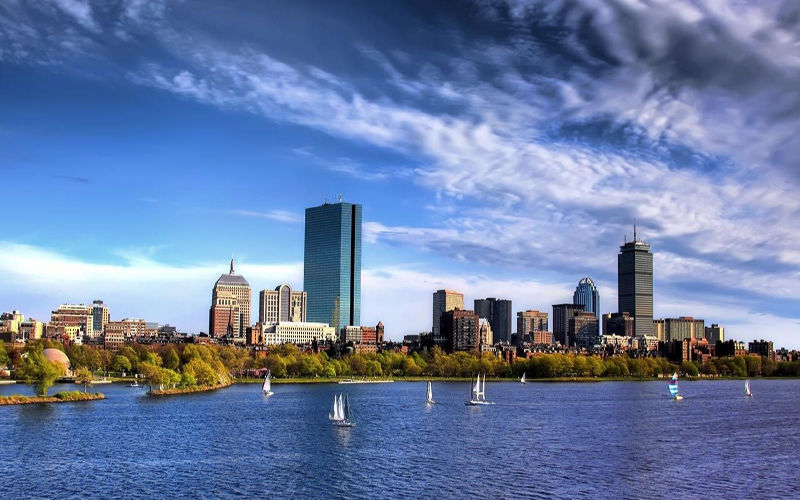
//> input picture Pictures/800*500.png, 800 x 500 px; its folder holds only this picture in this run
$ ./V4.0_K_Segmentations   (built with g++ and OpenCV 4)
//> lines starting //> are read from the running program, lines starting //| are printed output that depends on the picture; after the words box and inside, x2 and y2 are one past the last pixel; in counts of white or black regions, pixels touching at a corner belong together
#include <opencv2/opencv.hpp>
#include <vector>
#include <cmath>
#include <algorithm>
#include <iostream>
#include <queue>
#include <random>
#include <climits>

using namespace std;
using namespace cv;

int determineBlockSize(int totalPixels) {
    if (totalPixels < 90000) {
        return 2;
    } else if (totalPixels < 250000) {
        return 4;
    } else if (totalPixels < 400000) {
        return 6;
    }
    else if (totalPixels < 550000) {
        return 8;
    }
    else if (totalPixels < 700000) {
        return 10;
    }
    else {
        return 12;
    }
}

struct KSegmentCompressedImage {
    Mat compressed;
    int originalRows;
    int originalCols;
    vector<vector<Vec3b>> blockColors;
    vector<Point> seedPoints;
    vector<Vec3b> segmentColors;
};

struct PixelFeature {
    Vec3b colorRGB;
    Point position;
    int segment;
    vector<double> probabilities;
};

const int C = 100;
const double SIGMA_RGB = 10.0;
const double ALPHA = 0.01;
const double CONVERGENCE_THRESHOLD = 0.01;
double WeightK(const Vec3b& color1, const Vec3b& color2, const Point& pos1, const Point& pos2) {
    double dx = color1[0] - color2[0];
    double dy = color1[1] - color2[1];
    double dz = color1[2] - color2[2];
    double rgbDistance = std::sqrt(dx * dx + dy * dy + dz * dz);

    double spatialDx = pos1.x - pos2.x;
    double spatialDy = pos1.y - pos2.y;
    double spatialDist = std::sqrt(spatialDx * spatialDx + spatialDy * spatialDy);

    return C * std::exp(-rgbDistance / SIGMA_RGB - spatialDist * ALPHA);
}
vector<Point> initializeSeedPoints(const Mat& image, int k) {
    vector<Point> seedPoints;
    vector<double> minDistances(image.rows * image.cols, DBL_MAX);


    Point firstSeed(image.cols / 2, image.rows / 2);
    seedPoints.push_back(firstSeed);


    for (int i = 1; i < k; i++) {
        double totalDistance = 0.0;
        for (int y = 0; y < image.rows; y++) {
            for (int x = 0; x < image.cols; x++) {
                Vec3b currentColor = image.at<Vec3b>(y, x);
                double minDist = DBL_MAX;

                for (const Point& seed : seedPoints) {
                    Vec3b seedColor = image.at<Vec3b>(seed.y, seed.x);
                    double dist = norm(Vec3d(currentColor) - Vec3d(seedColor));
                    minDist = min(minDist, dist);
                }

                minDistances[y * image.cols + x] = minDist;
                totalDistance += minDist;
            }
        }

        double threshold = totalDistance / 2;
        double sum = 0.0;
        Point newSeed;
        for (int y = 0; y < image.rows; y++) {
            for (int x = 0; x < image.cols; x++) {
                sum += minDistances[y * image.cols + x];
                if (sum >= threshold) {
                    newSeed = Point(x, y);
                    break;
                }
            }
            if (sum >= threshold) break;
        }
        seedPoints.push_back(newSeed);
    }

    return seedPoints;
}
vector<vector<vector<double>>> BuildProbabilisticMatrix(const Mat& image, const vector<Point>& seedPoints) {
    int rows = image.rows;
    int cols = image.cols;
    int k = seedPoints.size();

    vector<vector<vector<double>>> probMatrix(rows,
        vector<vector<double>>(cols, vector<double>(k, 0.0)));

    for (int y = 0; y < rows; ++y) {
        for (int x = 0; x < cols; ++x) {
            Vec3b pixelColor = image.at<Vec3b>(y, x);
            Point currentPoint(x, y);

            double sumWeights = 0.0;
            for (int s = 0; s < k; ++s) {
                Vec3b seedColor = image.at<Vec3b>(seedPoints[s].y, seedPoints[s].x);
                double weight = WeightK(pixelColor, seedColor, currentPoint, seedPoints[s]);
                probMatrix[y][x][s] = weight;
                sumWeights += weight;
            }

            // Normalize probabilities
            if (sumWeights > 0) {
                for (int s = 0; s < k; ++s) {
                    probMatrix[y][x][s] /= sumWeights;
                }
            }
        }
    }

    return probMatrix;
}

vector<Vec3b> calculateSegmentColors(const Mat& image, const vector<vector<vector<double>>>& probMatrix,int k) {
    vector<Vec3d> colorSums(k, Vec3d(0, 0, 0));
    vector<double> counts(k, 0.0);

    for (int y = 0; y < image.rows; ++y) {
        for (int x = 0; x < image.cols; ++x) {
            Vec3b pixelColor = image.at<Vec3b>(y, x);
            for (int s = 0; s < k; ++s) {
                double prob = probMatrix[y][x][s];
                colorSums[s] += Vec3d(pixelColor) * prob;
                counts[s] += prob;
            }
        }
    }

    vector<Vec3b> segmentColors(k);
    for (int s = 0; s < k; ++s) {
        if (counts[s] > 0) {
            segmentColors[s] = Vec3b(
                saturate_cast<uchar>(colorSums[s][0] / counts[s]),
                saturate_cast<uchar>(colorSums[s][1] / counts[s]),
                saturate_cast<uchar>(colorSums[s][2] / counts[s])
            );
        }
    }

    return segmentColors;
}

void EMSegmentation(vector<vector<vector<double>>>& probMatrix, const Mat& image, vector<Point>& seedPoints, vector<Vec3b>& segmentColors,int maxIterations = 10) {
    int rows = image.rows;
    int cols = image.cols;
    int k = seedPoints.size();

    for (int iter = 0; iter < maxIterations; ++iter) {
        // E-step: Update segment assignments
        vector<Vec3d> newCenters(k, Vec3d(0, 0, 0));
        vector<double> counts(k, 0.0);

        for (int y = 0; y < rows; ++y) {
            for (int x = 0; x < cols; ++x) {
                Vec3b pixelColor = image.at<Vec3b>(y, x);
                for (int s = 0; s < k; ++s) {
                    double prob = probMatrix[y][x][s];
                    newCenters[s] += Vec3d(pixelColor) * prob;
                    counts[s] += prob;
                }
            }
        }

        for (int s = 0; s < k; ++s) {
            if (counts[s] > 0) {
                newCenters[s] /= counts[s];
                // Find closest pixel to new center for seed point
                double minDist = DBL_MAX;
                Point bestPoint;

                for (int y = 0; y < rows; ++y) {
                    for (int x = 0; x < cols; ++x) {
                        Vec3b pixelColor = image.at<Vec3b>(y, x);
                        double dist = norm(Vec3d(pixelColor) - newCenters[s]);
                        if (dist < minDist) {
                            minDist = dist;
                            bestPoint = Point(x, y);
                        }
                    }
                }
                seedPoints[s] = bestPoint;
            }
        }

        auto newProbMatrix = BuildProbabilisticMatrix(image, seedPoints);
        segmentColors = calculateSegmentColors(image, newProbMatrix, k);
        double maxDiff = 0.0;
        for (int y = 0; y < rows; ++y) {
            for (int x = 0; x < cols; ++x) {
                for (int s = 0; s < k; ++s) {
                    maxDiff = max(maxDiff,
                        abs(newProbMatrix[y][x][s] - probMatrix[y][x][s]));
                }
            }
        }

        probMatrix =std:: move(newProbMatrix);

        // [4 lines of commented-out code are left out]
    }
}
Mat generateSegmentationResult(const Mat& original, const vector<vector<vector<double>>>& probMatrix,const vector<Vec3b>& segmentColors) {
    Mat result(original.size(), original.type());
    vector<vector<int>> segmentAssignments(original.rows, vector<int>(original.cols, 0));

    // Assign each pixel to its most probable segment
    for (int y = 0; y < original.rows; ++y) {
        for (int x = 0; x < original.cols; ++x) {
            int maxSegment = 0;
            double maxProb = probMatrix[y][x][0];

            for (int s = 1; s < segmentColors.size(); ++s) {
                if (probMatrix[y][x][s] > maxProb) {
                    maxProb = probMatrix[y][x][s];
                    maxSegment = s;
                }
            }

            segmentAssignments[y][x] = maxSegment;
        }
    }

    vector<Vec3d> segmentColorSums(segmentColors.size(), Vec3d(0, 0, 0));
    vector<int> segmentPixelCounts(segmentColors.size(), 0);

    for (int y = 0; y < original.rows; ++y) {
        for (int x = 0; x < original.cols; ++x) {
            int segment = segmentAssignments[y][x];
            Vec3b originalColor = original.at<Vec3b>(y, x);
            segmentColorSums[segment] += Vec3d(originalColor);
            segmentPixelCounts[segment]++;
        }
    }

    vector<Vec3b> avgSegmentColors(segmentColors.size());
    for (size_t i = 0; i < segmentColors.size(); ++i) {
        if (segmentPixelCounts[i] > 0) {
            avgSegmentColors[i] = Vec3b(
                saturate_cast<uchar>(segmentColorSums[i][0] / segmentPixelCounts[i]),
                saturate_cast<uchar>(segmentColorSums[i][1] / segmentPixelCounts[i]),
                saturate_cast<uchar>(segmentColorSums[i][2] / segmentPixelCounts[i])
            );
        }
    }

    for (int y = 0; y < original.rows; ++y) {
        for (int x = 0; x < original.cols; ++x) {
            int segment = segmentAssignments[y][x];
            result.at<Vec3b>(y, x) = avgSegmentColors[segment];
        }
    }

    return result;
}

int main() {
    Mat image = imread("Pictures/800*500.png");
//> image is the input picture: 500 rows x 800 cols, CV_8UC3; mean B, G, R 165.5, 124.9, 104.7
    if (image.empty()) {
        cout << "Failed to read image!" << endl;
        return -1;
    }
    int totalPixels = image.rows * image.cols;
//> totalPixels = 400000
    cout << "Image size: " << image.cols << "x" << image.rows << endl;
//| Image size: 800x500
    cout << "Total pixels: " << totalPixels << endl;
//| Total pixels: 400000
    const int k = 3;
    int BLOCK_SIZE = determineBlockSize(totalPixels);
//> BLOCK_SIZE = 8
    vector<Point> seedPoints = initializeSeedPoints(image, k);
//> the loop in initializeSeedPoints, `for (int i = 1; i < k; i++)` made 2 passes
//> (totalDistance, threshold, sum, newSeed) on passes 1 to 2: (48877190, 24438595, 24438806.7, Point(493, 319)), (37301498.8, 18650749.4, 18650778.2, Point(114, 288))
//> after the loop in initializeSeedPoints, `for (int i = 1; i < k; i++)`: minDistances = 400000 items
//> seedPoints = 3 Points (x, y): [400, 250], [493, 319], [114, 288]
    RNG rng(time(nullptr));
    for (int i = 0; i < k; ++i) {
        Point seed(rng.uniform(0, image.cols), rng.uniform(0, image.rows));
        seedPoints.push_back(seed);
    }

    auto start = chrono::high_resolution_clock::now();

    auto probMatrix = BuildProbabilisticMatrix(image, seedPoints);
//> in BuildProbabilisticMatrix, `int k = seedPoints.size();`: k = 6
//> in BuildProbabilisticMatrix, `vector<vector<vector<double>>> probMatrix(rows, vector<vector<double>>..`: probMatrix = 500 items
//> probMatrix = 500 items
    vector<Vec3b> segmentColors = calculateSegmentColors(image, probMatrix, k);
//> after the loop in calculateSegmentColors, `for (int y = 0; y < image.rows; ++y)`: colorSums = 3 items: [23656271.6, 17381019.3, 13949631.1], [1364430.6, 1206836.6, 1197481.6], [5150897.5, 4879972.7, 4608261.9]; counts = [108988, 32471, 21124.5]
//> segmentColors = 3 items: [217, 159, 128], [42, 37, 37], [244, 231, 218]
    EMSegmentation(probMatrix, image, seedPoints, segmentColors);
//> in EMSegmentation, `int k = seedPoints.size();`: k = 6
//> the loop in EMSegmentation, `for (int iter = 0; iter < maxIterations; ++iter)` made 10 passes
//> maxDiff on passes 1 to 10: 0.984, 0.794, 0.92, 0.795, 0.726, 0.934, 0.905, 0.726, 0.577, 0.856
//> seedPoints = 6 Points (x, y): [282, 118], [265, 316], [648, 233], [469, 126], [522, 475], [223, 40]; segmentColors = 6 items: [215, 143, 97], [47, 57, 64], [237, 214, 203], [213, 168, 149], [138, 94, 80], [152, 95, 64]
    Mat result = generateSegmentationResult(image, probMatrix, segmentColors);
//> after the loop in generateSegmentationResult, `for (int y = 0; y < original.rows; ++y)`: segmentColorSums = 6 items: [13929954, 9208866, 6132755], [2657444, 3286488, 3666294], [12098525, 10949359, 10380505], [14363867, 11386744, 10099365], [12049377, 8239459, 7052566], [11110483, 6896658, 4546178]; segmentPixelCounts = [64565, 57007, 50902, 67528, 87520, 72478]
//> the loop in generateSegmentationResult, `for (size_t i = 0; i < segmentColors.size(); ++i)` made 6 passes
//> after the loop in generateSegmentationResult, `for (int y = 0; y < original.rows; ++y)`:
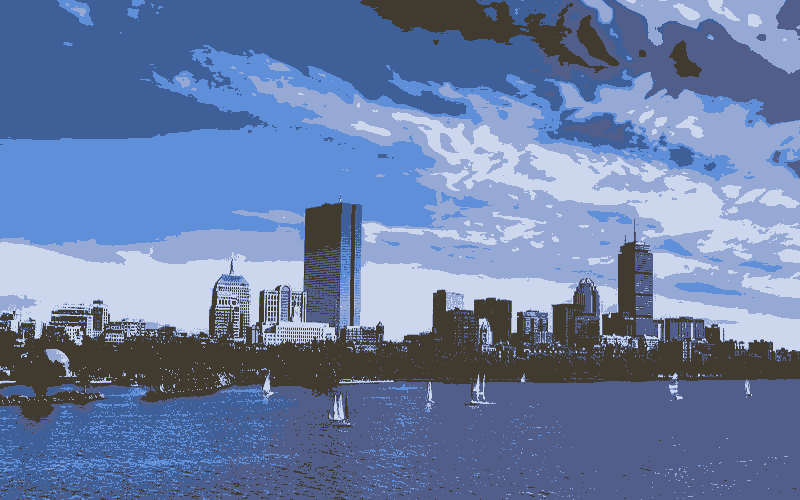
//> result: 500 rows x 800 cols, CV_8UC3; mean B, G, R 165.7, 125, 104.9
    auto end = chrono::high_resolution_clock::now();
    chrono::duration<double> duration = end - start;
    double processingTime = duration.count();
    double pixelsPerSecond = totalPixels / processingTime;
    cout << "Time: " << processingTime << " seconds" << endl;
    cout << "Speed: " << static_cast<int>(pixelsPerSecond) << " pixels/second" << endl;
    cout << "Number of segments: " << k << endl;

    for (int i = 0; i < k; ++i) {
        circle(result, seedPoints[i], 1, Scalar(0, 255, 0), -1);
        cout << "Seed point " << i + 1 << ": (" << seedPoints[i].x << ", " << seedPoints[i].y << ")" << endl;
    }
//> this loop made 3 passes
//| Seed point 1: (282, 118)
//| Seed point 2: (265, 316)
//| Seed point 3: (648, 233)
//> result: 500 rows x 800 cols, CV_8UC3; 15 pixels changed, all inside (x1, y1, x2, y2) = (264, 117, 650, 318)

    string performanceText = format("Time: %.2fs, Speed: %d px/s @copyright Jsy&Whn", processingTime, static_cast<int>(pixelsPerSecond));
    putText(result, performanceText,
            Point(10, result.rows - 10),
            FONT_HERSHEY_SIMPLEX,
            0.5,
            Scalar(0, 115, 255),
            1);
    imwrite("segmentation_result.png", result);
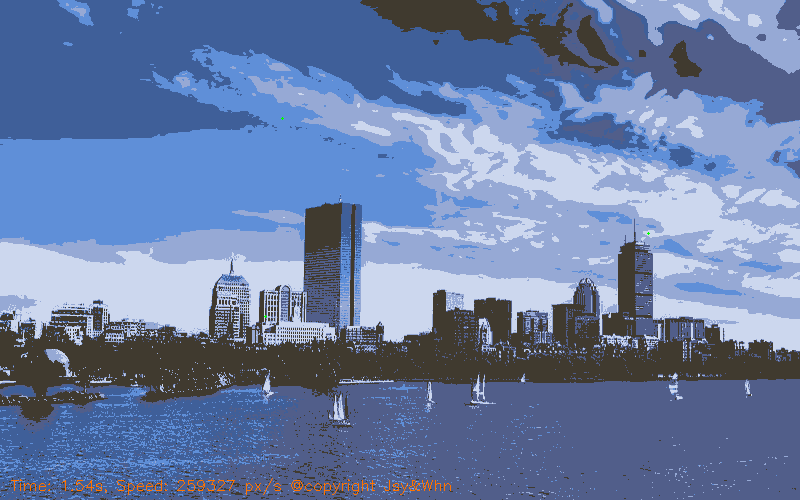
//> saved as segmentation_result.png: 500 rows x 800 cols, CV_8UC3; mean B, G, R 165.4, 125.1, 105.3

    return 0;
}
